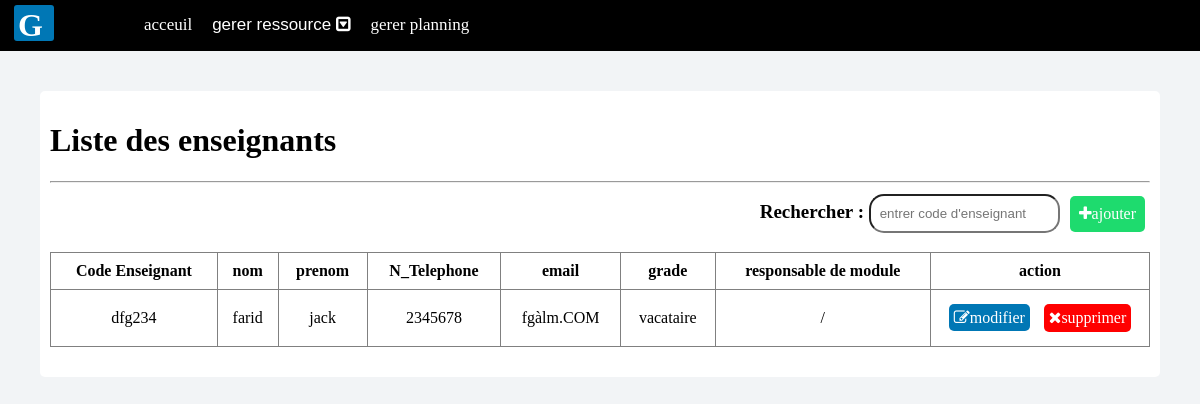
Page /crudEns.php on the earlier database version.
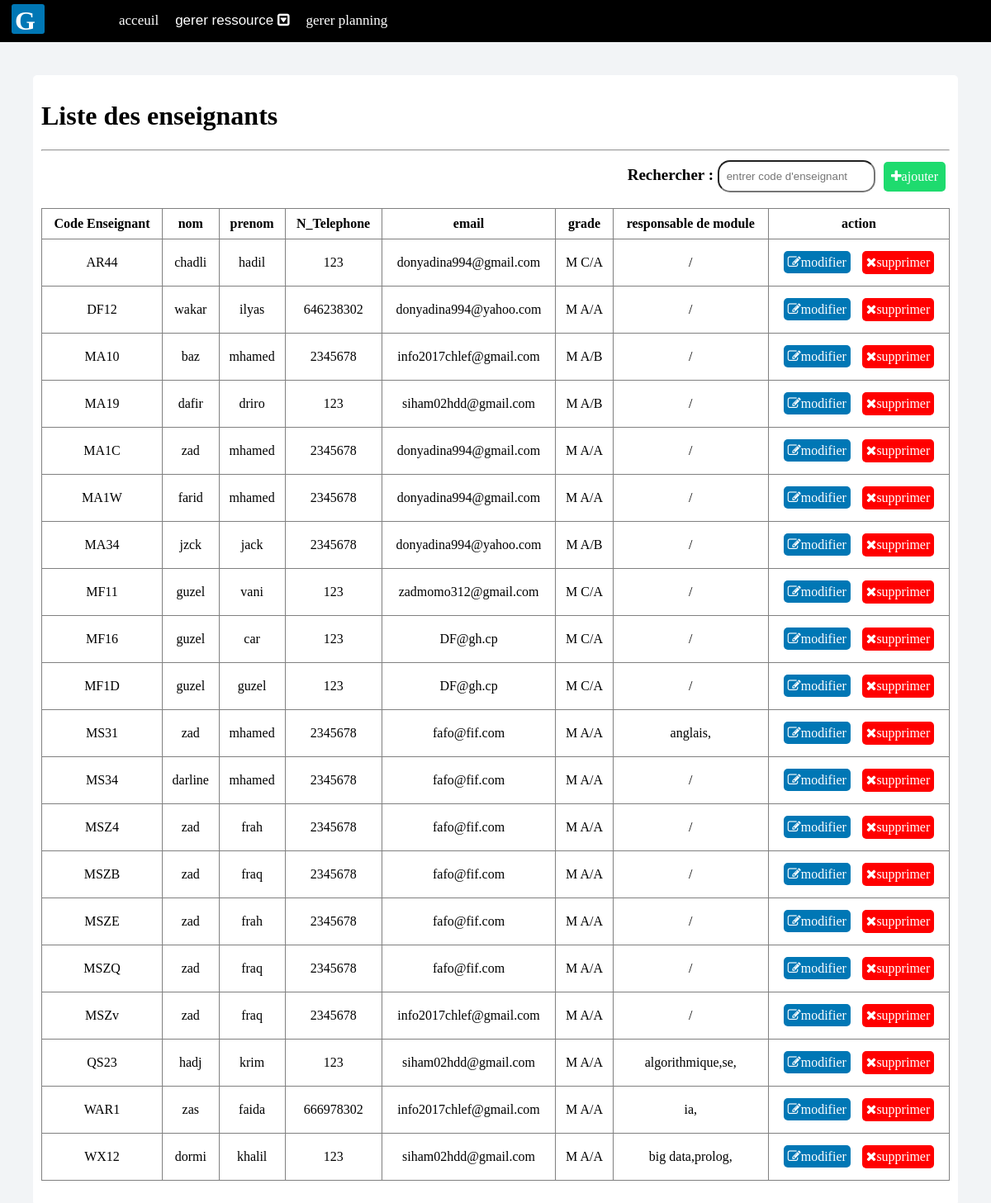
Same page on the later database version.
### tables this page shows
CREATE TABLE `enseignant` (
  `id_e` char(4) NOT NULL,
  `nom_e` varchar(45) NOT NULL,
  `prenom_e` varchar(45) NOT NULL,
  `email` varchar(100) NOT NULL,
  `N_Tel` int(11) NOT NULL,
  `grade` enum('M A/A','M A/B','M C/A','M C/B','vacataire') NOT NULL,
  `limite_horaire` int(11) NOT NULL DEFAULT 0,
  `identifiant` char(7) DEFAULT NULL
);

CREATE TABLE `module` (
  `id_module` int(11) NOT NULL,
  `nom_module` varchar(45) NOT NULL,
  `id_e` char(4) DEFAULT NULL,
  `id_n` int(11) NOT NULL,
  `id_h` int(11) NOT NULL DEFAULT 0,
  `id_p` int(11) DEFAULT NULL
);

### crudEns.php (the view, shortened to what this page needs)
<!DOCTYPE html>
<html>
<head>
		<link rel="stylesheet" type="text/css" href="pA.css">
			<link rel="stylesheet" href="https://maxcdn.bootstrapcdn.com/font-awesome/4.7.0/css/font-awesome.min.css">
</head>
<body>
 <?php require_once 'dash.php'; ?>
	<div class="io">
<h1>Liste des enseignants</h1>
<hr>
 <div class="df">
	 	<label> Rechercher : </label>
	 	 <input type="text" id="myInput" onkeyup="myFunction()" placeholder=" entrer code d'enseignant ">
	 <a id="rsw" href="ajout_ens.php"><i class="fa fa-plus"></i>ajouter</a>
	 </div>
<table border="1" width="100%" id="myTable">
	<tr>
		<th>Code Enseignant</th>
		<th>nom</th>
        <th>prenom</th>
        <th>N_Telephone</th>
        <th>email</th>
        <th>grade</th>
          <th>responsable de module</th>
	<th id="at">action</th>
	</tr>
	 <?php
  require_once 'model.php';
  $q=$bd->query("select * from enseignant");
  while ($t=$q->fetch()){
  ?>
  <tr>
	<td><?php echo $t['id_e'];?></td>
	<td><?php echo $t['nom_e'];?></td>
	<td><?php echo $t['prenom_e'];?></td>
	<td><?php echo $t['N_Tel'];?></td>
	<td><?php echo $t['email'];?></td>
	<td><?php echo $t['grade'];?></td>
	<td><?php
	 $dj=$bd->query("select * from module where id_e='".$t['id_e']."'");
	 $r=$bd->query("select count(*) as s from module where id_e='".$t['id_e']."'");
	$g=$r->fetch();
       if ($g['s'] == 0) {
           echo "/";
        }
      else{
        while ($g=$dj->fetch()) {
         echo $g['nom_module'].",";
        }
      }
	?></td>
		<td>
             <a id="ml" href="modifier_ens.php?id=<?php echo $t['id_e'];?>&ne=<?php echo $t['nom_e'];?>&p=<?php echo $t['prenom_e'];?>&tn=<?php echo $t['N_Tel'];?>&e=<?php echo $t['email'];?>&g=<?php echo $t['grade'];?>"> <i class="fa fa-edit"></i>modifier</a>
			<button id="s" onclick="delete_r('deleteEns.php?id=','<?php echo $t['id_e'];?>')">
				<i class="fa fa-times"></i>supprimer
			</button>
		</td>
		<?php }
  ?></tr>
	</div>
</body>
</html>

Differences in the rows shown:
removed enseignant: id_e "dfg234", nom_e "farid", prenom_e "jack", N_Tel "2345678", email "fgàlm.COM", grade "vacataire"
added enseignant: id_e "AR44", nom_e "chadli", prenom_e "hadil", N_Tel "123", email "donyadina994@gmail.com", grade "M C/A"
added enseignant: id_e "DF12", nom_e "wakar", prenom_e "ilyas", N_Tel "646238302", email "donyadina994@yahoo.com", grade "M A/A"
added enseignant: id_e "MA10", nom_e "baz", prenom_e "mhamed", N_Tel "2345678", email "info2017chlef@gmail.com", grade "M A/B"
added enseignant: id_e "MA19", nom_e "dafir", prenom_e "driro", N_Tel "123", email "siham02hdd@gmail.com", grade "M A/B"
added enseignant: id_e "MA1C", nom_e "zad", prenom_e "mhamed", N_Tel "2345678", email "donyadina994@gmail.com", grade "M A/A"
added enseignant: id_e "MA1W", nom_e "farid", prenom_e "mhamed", N_Tel "2345678", email "donyadina994@gmail.com", grade "M A/A"
added enseignant: id_e "MA34", nom_e "jzck", prenom_e "jack", N_Tel "2345678", email "donyadina994@yahoo.com", grade "M A/B"
added enseignant: id_e "MF11", nom_e "guzel", prenom_e "vani", N_Tel "123", email "zadmomo312@gmail.com", grade "M C/A"
added enseignant: id_e "MF16", nom_e "guzel", prenom_e "car", N_Tel "123", email "DF@gh.cp", grade "M C/A"
added enseignant: id_e "MF1D", nom_e "guzel", prenom_e "guzel", N_Tel "123", email "DF@gh.cp", grade "M C/A"
added enseignant: id_e "MS31", nom_e "zad", prenom_e "mhamed", N_Tel "2345678", email "fafo@fif.com", grade "M A/A"
added module: nom_module "anglais", shown under "MS31"
added enseignant: id_e "MS34", nom_e "darline", prenom_e "mhamed", N_Tel "2345678", email "fafo@fif.com", grade "M A/A"
added enseignant: id_e "MSZ4", nom_e "zad", prenom_e "frah", N_Tel "2345678", email "fafo@fif.com", grade "M A/A"
added enseignant: id_e "MSZB", nom_e "zad", prenom_e "fraq", N_Tel "2345678", email "fafo@fif.com", grade "M A/A"
added enseignant: id_e "MSZE", nom_e "zad", prenom_e "frah", N_Tel "2345678", email "fafo@fif.com", grade "M A/A"
added enseignant: id_e "MSZQ", nom_e "zad", prenom_e "fraq", N_Tel "2345678", email "fafo@fif.com", grade "M A/A"
added enseignant: id_e "MSZv", nom_e "zad", prenom_e "fraq", N_Tel "2345678", email "info2017chlef@gmail.com", grade "M A/A"
added enseignant: id_e "QS23", nom_e "hadj", prenom_e "krim", N_Tel "123", email "siham02hdd@gmail.com", grade "M A/A"
now on this page (row edited): module: nom_module "algorithmique", shown under "QS23"
now on this page (row edited): module: nom_module "se", shown under "QS23"
added enseignant: id_e "WAR1", nom_e "zas", prenom_e "faida", N_Tel "666978302", email "info2017chlef@gmail.com", grade "M A/A"
now on this page (row edited): module: nom_module "ia", shown under "WAR1"
added enseignant: id_e "WX12", nom_e "dormi", prenom_e "khalil", N_Tel "123", email "siham02hdd@gmail.com", grade "M A/A"
added module: nom_module "big data", shown under "WX12"
added module: nom_module "prolog", shown under "WX12"
